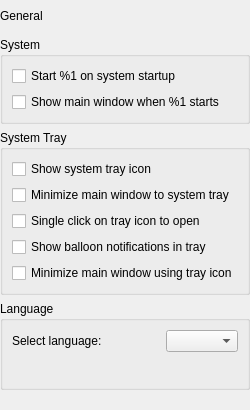
       <widget class="QWidget" name="pageGeneral">
        <layout class="QVBoxLayout" name="verticalLayout_5">
         <property name="leftMargin">
          <number>0</number>
         </property>
         <property name="topMargin">
          <number>0</number>
         </property>
         <property name="rightMargin">
          <number>0</number>
         </property>
         <property name="bottomMargin">
          <number>0</number>
         </property>
         <item>
          <widget class="QLabel" name="lblGeneralPage">
           <property name="sizePolicy">
            <sizepolicy hsizetype="Preferred" vsizetype="Fixed">
             <horstretch>0</horstretch>
             <verstretch>0</verstretch>
            </sizepolicy>
           </property>
           <property name="minimumSize">
            <size>
             <width>0</width>
             <height>31</height>
            </size>
           </property>
           <property name="frameShape">
            <enum>QFrame::NoFrame</enum>
           </property>
           <property name="text">
            <string>General</string>
           </property>
          </widget>
         </item>
         <item>
          <widget class="QGroupBox" name="grpSystem">
           <property name="title">
            <string>System</string>
           </property>
           <layout class="QVBoxLayout" name="verticalLayout_2">
            <item>
             <widget class="QCheckBox" name="chkAutoStart">
              <property name="text">
               <string>Start %1 on system startup</string>
              </property>
             </widget>
            </item>
            <item>
             <widget class="QCheckBox" name="chkAutoShow">
              <property name="text">
               <string>Show main window when %1 starts</string>
              </property>
             </widget>
            </item>
           </layout>
          </widget>
         </item>
         <item>
          <widget class="QGroupBox" name="grpSysTray">
           <property name="title">
            <string>System Tray</string>
           </property>
           <layout class="QVBoxLayout" name="verticalLayout_3">
            <item>
             <widget class="QCheckBox" name="chkSysTray">
              <property name="text">
               <string>Show system tray icon</string>
              </property>
             </widget>
            </item>
            <item>
             <widget class="QCheckBox" name="chkMinimizeTray">
              <property name="text">
               <string>Minimize main window to system tray</string>
              </property>
             </widget>
            </item>
            <item>
             <widget class="QCheckBox" name="chkSingleClickTray">
              <property name="text">
               <string>Single click on tray icon to open</string>
              </property>
             </widget>
            </item>
            <item>
             <widget class="QCheckBox" name="chkSysTrayMsg">
              <property name="text">
               <string>Show balloon notifications in tray</string>
              </property>
             </widget>
            </item>
            <item>
             <widget class="QCheckBox" name="chkAllowSysTrayMin">
              <property name="text">
               <string>Minimize main window using tray icon</string>
              </property>
             </widget>
            </item>
           </layout>
          </widget>
         </item>
         <item>
          <widget class="QGroupBox" name="grpLanguage">
           <property name="title">
            <string>Language</string>
           </property>
           <layout class="QVBoxLayout" name="verticalLayout_4">
            <item>
             <layout class="QHBoxLayout" name="horizontalLayout_2">
              <item>
               <widget class="QLabel" name="lblLanguageDesc">
                <property name="text">
                 <string>Select language:</string>
                </property>
               </widget>
              </item>
              <item>
               <spacer name="horizontalSpacer_9">
                <property name="orientation">
                 <enum>Qt::Horizontal</enum>
                </property>
                <property name="sizeHint" stdset="0">
                 <size>
                  <width>40</width>
                  <height>20</height>
                 </size>
                </property>
               </spacer>
              </item>
              <item>
               <widget class="QComboBox" name="cboLanguage">
                <property name="sizePolicy">
                 <sizepolicy hsizetype="Expanding" vsizetype="Fixed">
                  <horstretch>0</horstretch>
                  <verstretch>0</verstretch>
                 </sizepolicy>
                </property>
               </widget>
              </item>
             </layout>
            </item>
            <item>
             <layout class="QHBoxLayout" name="horizontalLayout_3">
              <item>
               <widget class="QLabel" name="lblUpdateLink">
                <property name="focusPolicy">
                 <enum>Qt::StrongFocus</enum>
                </property>
                <property name="text">
                 <string/>
                </property>
                <property name="openExternalLinks">
                 <bool>true</bool>
                </property>
                <property name="textInteractionFlags">
                 <set>Qt::LinksAccessibleByKeyboard|Qt::LinksAccessibleByMouse</set>
                </property>
               </widget>
              </item>
              <item>
               <spacer name="horizontalSpacer">
                <property name="orientation">
                 <enum>Qt::Horizontal</enum>
                </property>
                <property name="sizeHint" stdset="0">
                 <size>
                  <width>40</width>
                  <height>20</height>
                 </size>
                </property>
               </spacer>
              </item>
             </layout>
            </item>
           </layout>
          </widget>
         </item>
         <item>
          <spacer name="verticalSpacer">
           <property name="orientation">
            <enum>Qt::Vertical</enum>
           </property>
           <property name="sizeHint" stdset="0">
            <size>
             <width>20</width>
             <height>20</height>
            </size>
           </property>
          </spacer>
         </item>
        </layout>
       </widget>
